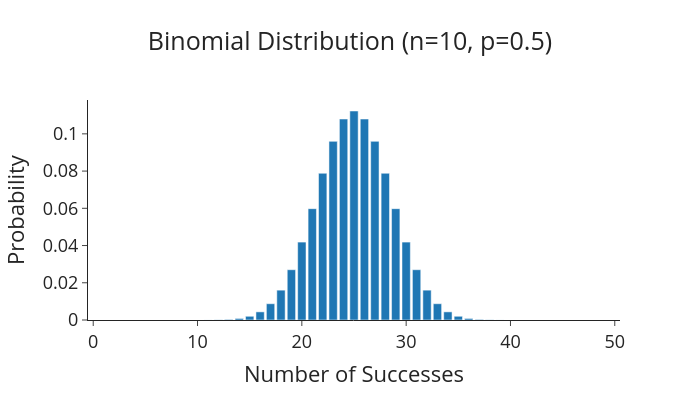

Notebook code for this chart:
### Markdown cell above
We observe that the most probable outcome, or the expected value, is 0.5, which makes sense. However, do you notice any other characteristics regarding the shape of the distribution? How about if we plot it for 50 trials:

### Code cell
# Set the number of trials and probability
n = 50
p = 0.5

# Number of successes
k = np.arange(0, n+1)

# PMF
pmf = binom.pmf(k, n, p)

# Generate plot
fig = go.Figure(data=[go.Bar(x=k, y=pmf)])
fig.update_layout(title="Binomial Distribution (n=10, p=0.5)",
                  xaxis_title="Number of Successes",
                  yaxis_title="Probability",
                  font=dict(size=18),
                  width=700,
                  title_x=0.5,
                  height=400,
                  template="simple_white")
fig.show()

### Figure 1 — Plotly figure (JSON) as saved in the notebook; plotly's stock layout.template omitted (floating-point values rounded to 4 significant figures)
{"data": [{"type": "bar", "x": [0, 1, 2, 3, 4, 5, 6, 7, 8, 9, 10, 11, 12, 13, 14, 15, 16, 17, 18, 19, 20, 21, 22, 23, 24, 25, 26, 27, 28, 29, 30, 31, 32, 33, 34, 35, 36, 37, 38, 39, 40, 41, 42, 43, 44, 45, 46, 47, 48, 49, 50], "y": [8.882e-16, 4.441e-14, 1.088e-12, 1.741e-11, 2.045e-10, 1.882e-09, 1.411e-08, 8.872e-08, 4.768e-07, 2.225e-06, 9.124e-06, 3.318e-05, 0.0001078, 0.0003152, 0.000833, 0.001999, 0.004373, 0.008746, 0.01603, 0.02701, 0.04186, 0.0598, 0.07883, 0.09596, 0.108, 0.1123, 0.108, 0.09596, 0.07883, 0.0598, 0.04186, 0.02701, 0.01603, 0.008746, 0.004373, 0.001999, 0.000833, 0.0003152, 0.0001078, 3.318e-05, 9.124e-06, 2.225e-06, 4.768e-07, 8.872e-08, 1.411e-08, 1.882e-09, 2.045e-10, 1.741e-11, 1.088e-12, 4.441e-14, 8.882e-16]}], "layout": {"font": {"size": 18}, "height": 400, "title": {"text": "Binomial Distribution (n=10, p=0.5)", "x": 0.5}, "width": 700, "xaxis": {"title": {"text": "Number of Successes"}}, "yaxis": {"title": {"text": "Probability"}}}}
